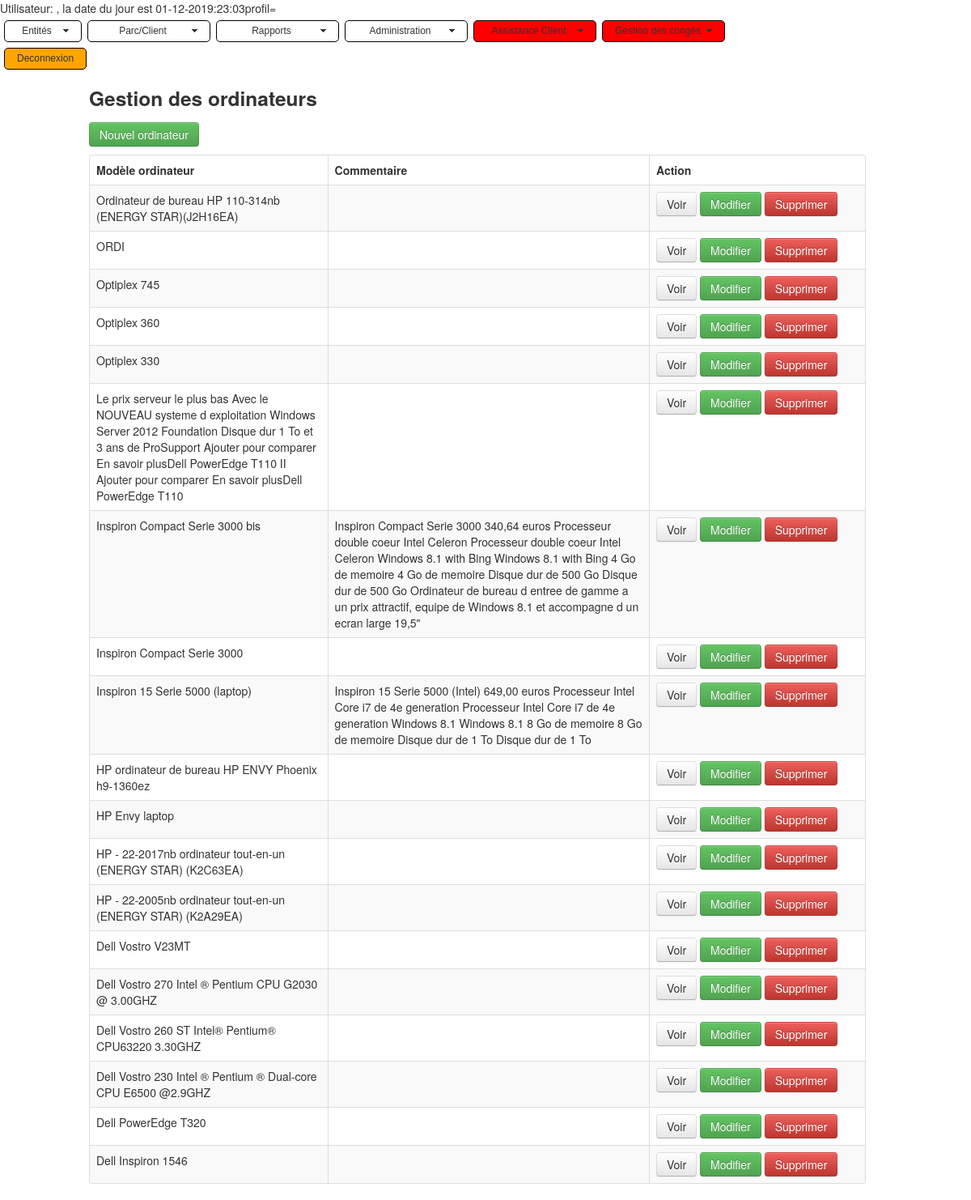
The page /index_computers_old28032015.php on the database as committed earlier.
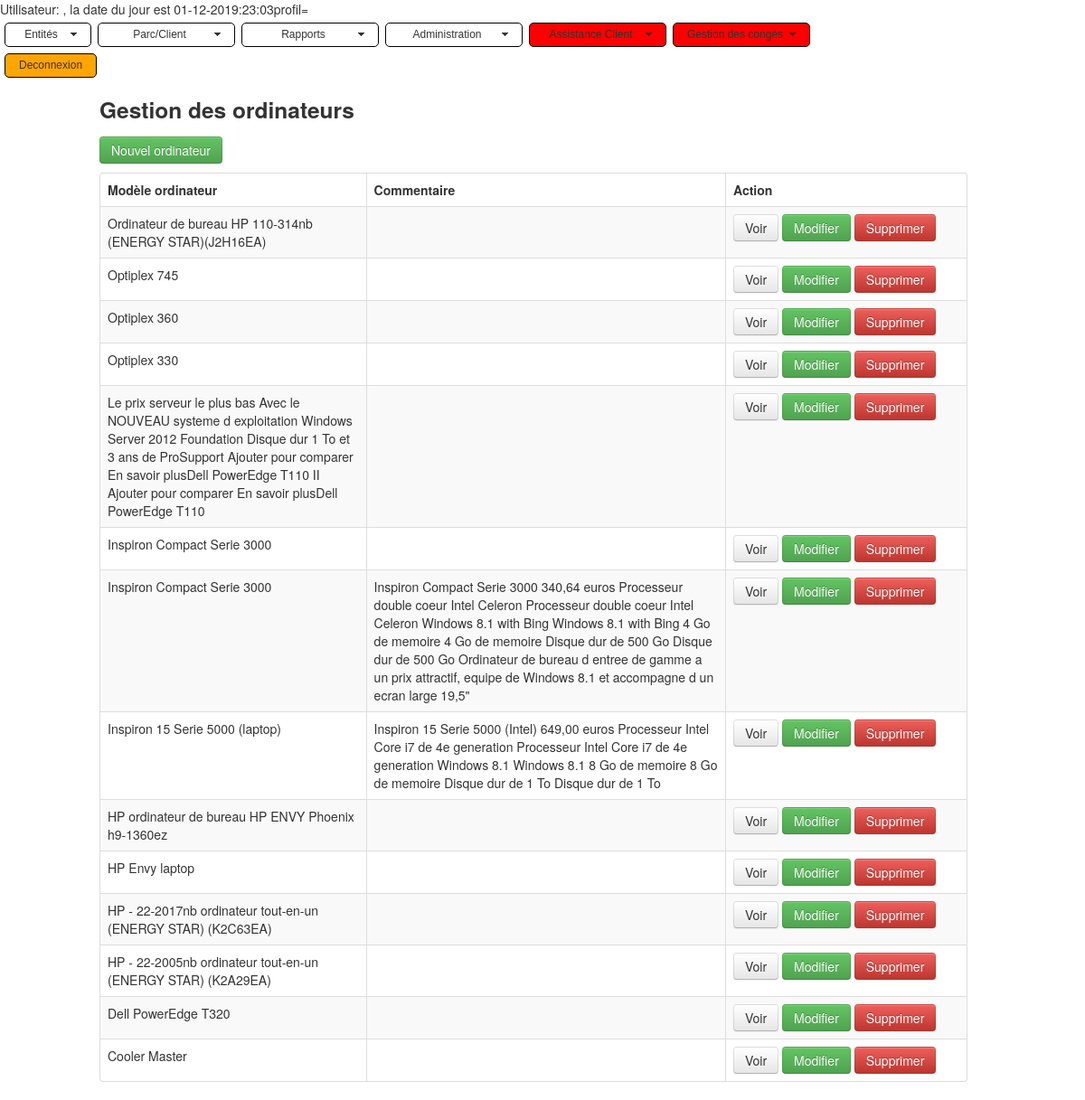
The same page on the database as committed later.
### tables this page shows
CREATE TABLE IF NOT EXISTS `tictan_computermodels` (
  `id` int(11) NOT NULL AUTO_INCREMENT,
  `name` varchar(255) DEFAULT NULL,
  `comment` text,
  `mod_date` date NOT NULL,
  `author` varchar(50) NOT NULL,
  `is_deleted` int(1) NOT NULL DEFAULT '0',
  PRIMARY KEY (`id`),
  KEY `name` (`name`)
);

### index_computers_old28032015.php (the view, shortened to what this page needs)
<!DOCTYPE html>
<html lang="en">
<head>
    <link   href="css/bootstrap.min.css" rel="stylesheet">
	<link rel="stylesheet" href="./css/mbcsmbmcp.css" type="text/css" />
</head>
<body>
    <div class="container">
            <div class="row">
                <h3>Gestion des ordinateurs</h3>
            </div>
            <div class="row">
                <p>
                    <a href="create_computer.php" class="btn btn-success">Nouvel ordinateur</a>
                </p>
                <table class="table table-striped table-bordered">
                      <thead>
                        <tr>
						  <th>Modèle ordinateur</th>
                          <th>Commentaire</th>
                          <th>Action</th>
                        </tr>
                      </thead>
                      <tbody>
                      <?php
                       $pdo = Database::connect();
				   $sql = 'select * from tictan_computermodels where is_deleted=0 order by name DESC';
							foreach ($pdo->query($sql) as $row) {
                            echo '<tr>';
							echo '<td>'. $row['name'] . '</td>';
							echo '<td>'. $row['comment'] . '</td>';
   							echo '<td width=250>';
                            echo '<a class="btn" href="read_computer.php?id='.$row['id'].'">Voir</a>';
                            echo '<a class="btn btn-success" href="update_computer.php?id='.$row['id'].'">Modifier</a>';
                            echo '<a class="btn btn-danger" href="delete_computer.php?id='.$row['id'].'">Supprimer</a>';
                            echo '</td>';
                            echo '</tr>';
                       }
                      ?>
                      </tbody>
                </table>
        </div>
    </div>
  </body>
</html>

Rows that differ between the two databases and show on the page:
removed tictan_computermodels: name "ORDI"
removed tictan_computermodels: name "Dell Vostro V23MT"
removed tictan_computermodels: name "Dell Vostro 270 Intel ® Pentium CPU G2030 @ 3.00GHZ"
removed tictan_computermodels: name "Dell Vostro 260 ST Intel® Pentium® CPU63220 3.30GHZ"
removed tictan_computermodels: name "Dell Vostro 230 Intel ® Pentium ® Dual-core CPU E6500 @2.9GHZ"
removed tictan_computermodels: name "Dell Inspiron 1546"
shown differently, row unchanged: tictan_computermodels (number 6 of 14 on the later page): moves up the list
changed tictan_computermodels (number 7 of 14 on the later page): name "Inspiron Compact Serie 3000 bis" → "Inspiron Compact Serie 3000"
now on this page (row edited): tictan_computermodels: name "Cooler Master"
